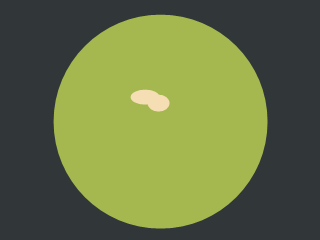
#> input picture machine-control/residue-training/annotation-tool/examples/sample.png, 320 x 240 px; its folder holds only this picture in this run
$ python -i generate_blur_images.py   (imports and definitions only)
#> lines starting #> are read from the running program, lines starting #| are printed output that depends on the picture
#> further down, picture is the input picture: shape (240, 320, 3); mean B, G, R 67.5, 115.6, 103.4
# generate_blur_images.py
import os
import cv2
from tqdm import tqdm
from config import PROCESSED_IMG_DIR, BLUR_DIR, IMG_SIZE

def make_one_blur(img, img_size=IMG_SIZE):
    """
    使用與 dataset.py 相同的模糊流程：
    - GaussianBlur
    - 縮小一半再放大回來（保留輪廓感）
    這裡輸入為 uint8 (0-255) single-channel，輸出也是 uint8 single-channel。
    """
#> called with img_size = (224, 224)
    # 確保是灰階 single-channel np.ndarray
    if len(img.shape) == 3:
        img = cv2.cvtColor(img, cv2.COLOR_BGR2GRAY)
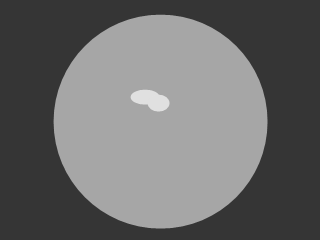
#> img: shape (240, 320); min 53, max 225, mean 106.3

    # 先 resize 到 IMG_SIZE（若已是則不變）
    img_resized = cv2.resize(img, img_size)
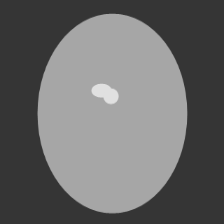
#> img_resized: shape (224, 224); min 53, max 224, mean 106.3
    # OpenCV 可以直接對 uint8 做 GaussianBlur
    blur = cv2.GaussianBlur(img_resized, (9, 9), 3)
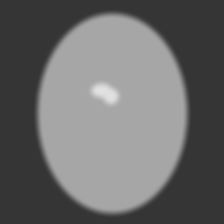
#> blur: shape (224, 224); min 53, max 224, mean 106.3
    # 縮小一半再放大（保持輪廓但模糊）
    small = cv2.resize(blur, (img_size[0] // 2, img_size[1] // 2), interpolation=cv2.INTER_AREA)
    blur_big = cv2.resize(small, img_size, interpolation=cv2.INTER_LINEAR)
    # 回傳 uint8
    return blur_big

def generate_all(force_regen=False):
    os.makedirs(BLUR_DIR, exist_ok=True)
    fnames = sorted([f for f in os.listdir(PROCESSED_IMG_DIR) if f.lower().endswith(('.png', '.jpg', '.jpeg'))])
    if not fnames:
        print(f"⚠️ 找不到檔案在 {PROCESSED_IMG_DIR}")
        return

    for fname in tqdm(fnames, desc="generate blur images"):
        src = os.path.join(PROCESSED_IMG_DIR, fname)
        dst = os.path.join(BLUR_DIR, fname)
        if os.path.exists(dst) and not force_regen:
            # 已存在且不強制重新產生 → 跳過
            continue
        img = cv2.imread(src, cv2.IMREAD_GRAYSCALE)
        if img is None:
            print(f"⚠️ 讀取失敗：{src}，已略過")
            continue
        blur_img = make_one_blur(img)
        # 寫成灰階 uint8
        cv2.imwrite(dst, blur_img)

    print(f"✅ 模糊影像已輸出至：{BLUR_DIR}")

# [2 lines not run here, left out]

>>> import cv2
>>> picture = cv2.imread('../residue-training/annotation-tool/examples/sample.png')
>>> result = make_one_blur(picture)
